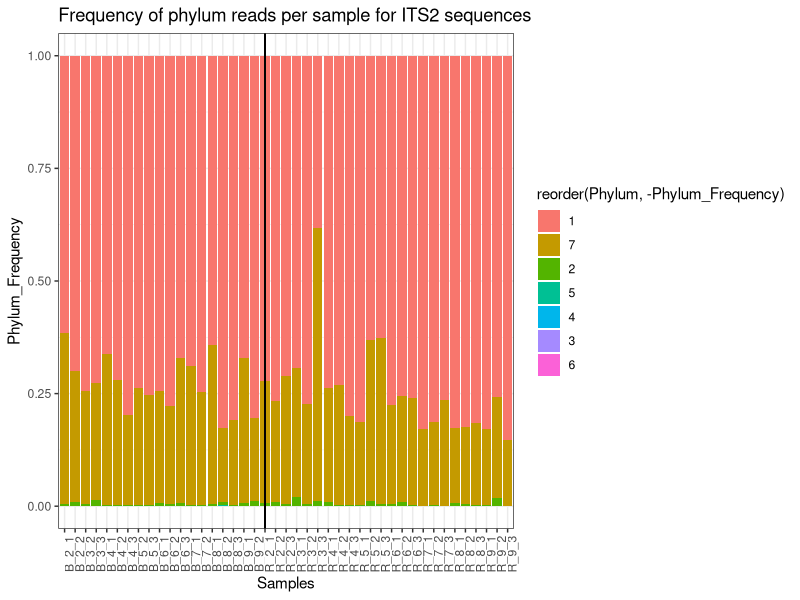
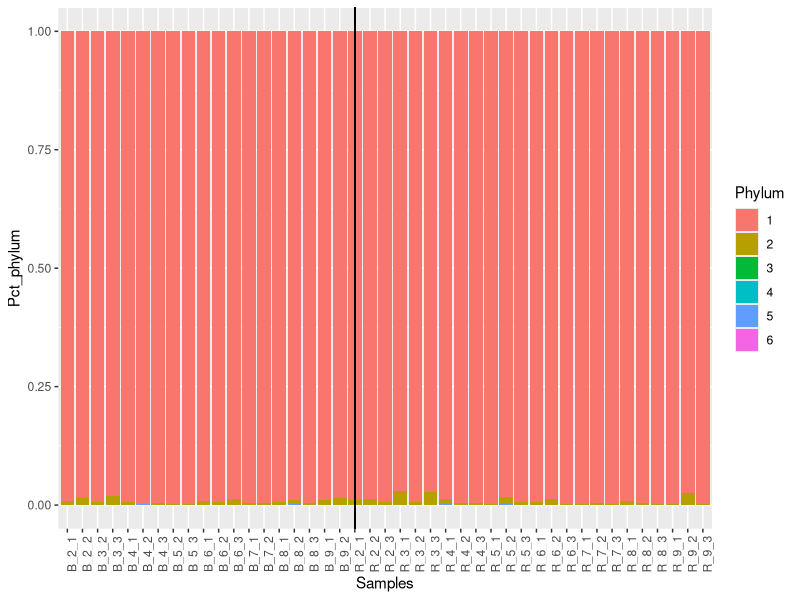
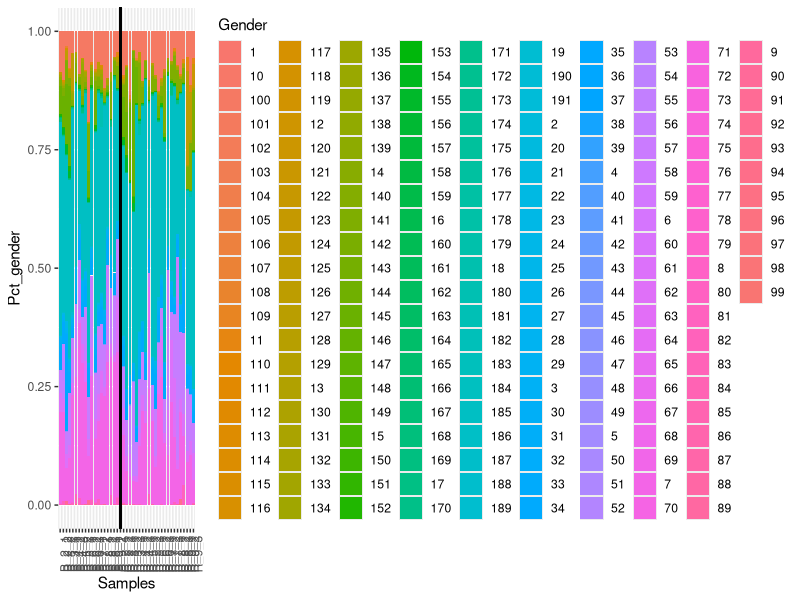
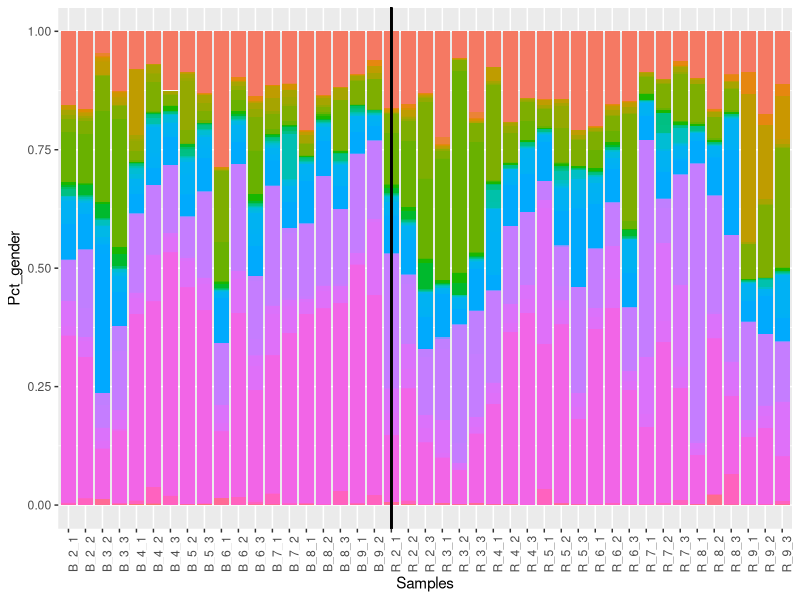

The R source for these figures, in order:
## ---- chunk 1
knitr::opts_chunk$set(echo = TRUE)
library(purrr)
library(openxlsx)
library(ggplot2)
library(tidyverse)
## ---- chunk 2
(df <- as.data.frame(read.xlsx("ITS2_rarefied_table.xlsx")))
# Tidy the names from the imported table (no spaces, no number in Phylum and Gender columns)
df$Phylum <- gsub(" ","", df$Phylum)
df$Gender <- gsub(" ","", df$Gender)
df$Gender <- gsub("\\d","", df$Gender)
df$Gender <- gsub("([[:punct:]]\\d)","", df$Gender)
## DATA SET TO USE
df_phylum <- na.omit(df[,-c(1,3:7)])
ad0 <- as.vector(NULL)
for (s in 2:ncol(df_phylum)) {
   ad <- tapply(df_phylum[,s], as.factor(df_phylum$Phylum), sum)*100 / sum(df_phylum[,s])
   ad0 <- cbind(ad0,ad)
}
colnames(ad0)<-names(df_phylum)[2:ncol(df_phylum)]
## Verification
colSums(ad0)
#Selecting the samples colums only
ad0_w_unident <- as_tibble(ad0, rownames = NA)
ad0_w_unident <- select(ad0_w_unident,starts_with("B"), starts_with("R"))
## ---- chunk 3
#We remove the lines with an unidentified phylum
df_phylum_no_unident <- filter(df_phylum, Phylum != "unidentified")
#We calculate the percentages without the unidentifed phylums
ad0_no_unident <- as.vector(NULL)
for (s in 2:ncol(df_phylum_no_unident)) {
   ad_no_unident <- tapply(df_phylum_no_unident[,s], as.factor(df_phylum_no_unident$Phylum), sum)*100 / sum(df_phylum_no_unident[,s])
   ad0_no_unident <- cbind(ad0_no_unident,ad_no_unident)
}
colnames(ad0_no_unident)<-names(df_phylum_no_unident)[2:ncol(df_phylum_no_unident)]
## Verification
colSums(ad0_no_unident)
#Selecting the samples colums only
ad0_no_unident <- as_tibble(ad0_no_unident, rownames = NA)
ad0_no_unident <- select(ad0_no_unident,starts_with("B"), starts_with("R"))
## ---- chunk 4
# Create a phylum column so that we can plot it
ad0_w_unident <- mutate(ad0_w_unident, Phylum = rownames(ad0_w_unident)) %>% 
  select(Phylum, everything())
#Tidy your dataset 
ad0_w_unident <- pivot_longer(ad0_w_unident, cols= B_2_1:R_9_3, names_to = "Samples", values_to = "Phylum_Frequency")
 
# Stacked + percent
ggplot(data = ad0_w_unident, mapping = aes(x = Samples, y = Phylum_Frequency, fill=reorder(Phylum, -Phylum_Frequency))) + theme_bw() +
   geom_bar(position="fill", stat="identity") +
  ggtitle("Frequency of phylum reads per sample for ITS2 sequences") +
   geom_vline(aes(intercept = Samples, xintercept = "R_2_1")) +
   theme(axis.text.x = element_text(angle=90))
## ---- chunk 5
# Create a phylum column so that we can plot it
ad0_no_unident <- mutate(ad0_no_unident, Phylum = rownames(ad0_no_unident)) %>% 
  select(Phylum, everything())
#Tidy your dataset 
ad0_no_unident <- pivot_longer(ad0_no_unident, cols= B_2_1:R_9_3, names_to = "Samples", values_to = "Pct_phylum")
 
# Stacked + percent
ggplot(data = ad0_no_unident, mapping = aes(x = Samples, y = Pct_phylum, fill=Phylum )) + 
   geom_bar(position="fill", stat="identity") +
   geom_vline(aes(intercept = Samples, xintercept = "R_2_1")) +
   theme(axis.text.x = element_text(angle=90))
## ---- chunk 6
df_gender <- na.omit(df[,-c(1:5,7)])
ad1 <-as.vector(NULL)
for (s in 2:ncol(df_gender)) {
   ad <- tapply(df_gender[,s], as.factor(df_gender$Gender), sum)*100 / sum(df_gender[,s])
   ad1 <-cbind(ad1,ad)
}
colnames(ad1)<-names(df_gender)[2:ncol(df_gender)]
## Verification
colSums(ad1)
#Selecting the samples colums only
ad1_w_unident <- as_tibble(ad1, rownames = NA)
ad1_w_unident <- select(ad1_w_unident,starts_with("B"), starts_with("R"))
## ---- chunk 7
#We remove the lines with an unidentified phylum
df_gender_no_unident <- filter(df_gender, Gender != "unidentified")
#We calculate the percentages without the unidentifed phylums
ad1_no_unident <- as.vector(NULL)
for (s in 2:ncol(df_gender_no_unident)) {
   ad_no_unident <- tapply(df_gender_no_unident[,s], as.factor(df_gender_no_unident$Gender), sum)*100 / sum(df_gender_no_unident[,s])
   ad1_no_unident <- cbind(ad1_no_unident,ad_no_unident)
}
colnames(ad1_no_unident)<-names(df_gender_no_unident)[2:ncol(df_gender_no_unident)]
## Verification
colSums(ad1_no_unident)
#Selecting the samples colums only
ad1_no_unident <- as_tibble(ad1_no_unident, rownames = NA)
ad1_no_unident <- select(ad1_no_unident,starts_with("B"), starts_with("R"))
## ---- chunk 8
# Create a phylum column so that we can plot it
ad1_w_unident <- mutate(ad1_w_unident, Gender = rownames(ad1_w_unident)) %>% 
  select(Gender, everything())
#Tidy your dataset 
ad1_w_unident <- pivot_longer(ad1_w_unident, cols= B_2_1:R_9_3, names_to = "Samples", values_to = "Pct_gender")
 
# Stacked + percent
(ggplot(data = ad1_w_unident, mapping = aes(x = Samples, y = Pct_gender, fill=Gender )) + 
   geom_bar(position="fill", stat="identity") +
   geom_vline(aes(intercept = Samples, xintercept = "R_2_1")) +
   theme(axis.text.x = element_text(angle=90))
)
## ---- chunk 9
# Create a phylum column so that we can plot it
ad1_no_unident <- mutate(ad1_no_unident, Gender = rownames(ad1_no_unident)) %>% 
  select(Gender, everything())
#Tidy your dataset 
ad1_no_unident <- pivot_longer(ad1_no_unident, cols= B_2_1:R_9_3, names_to = "Samples", values_to = "Pct_gender")
 
# Stacked + percent
ggplot(data = ad1_no_unident, mapping = aes(x = Samples, y = Pct_gender, fill=Gender)) + 
   geom_bar(position="fill", stat="identity", show.legend = FALSE) +
   geom_vline(aes(intercept = Samples, xintercept = "R_2_1")) +
   theme(axis.text.x = element_text(angle=90))
